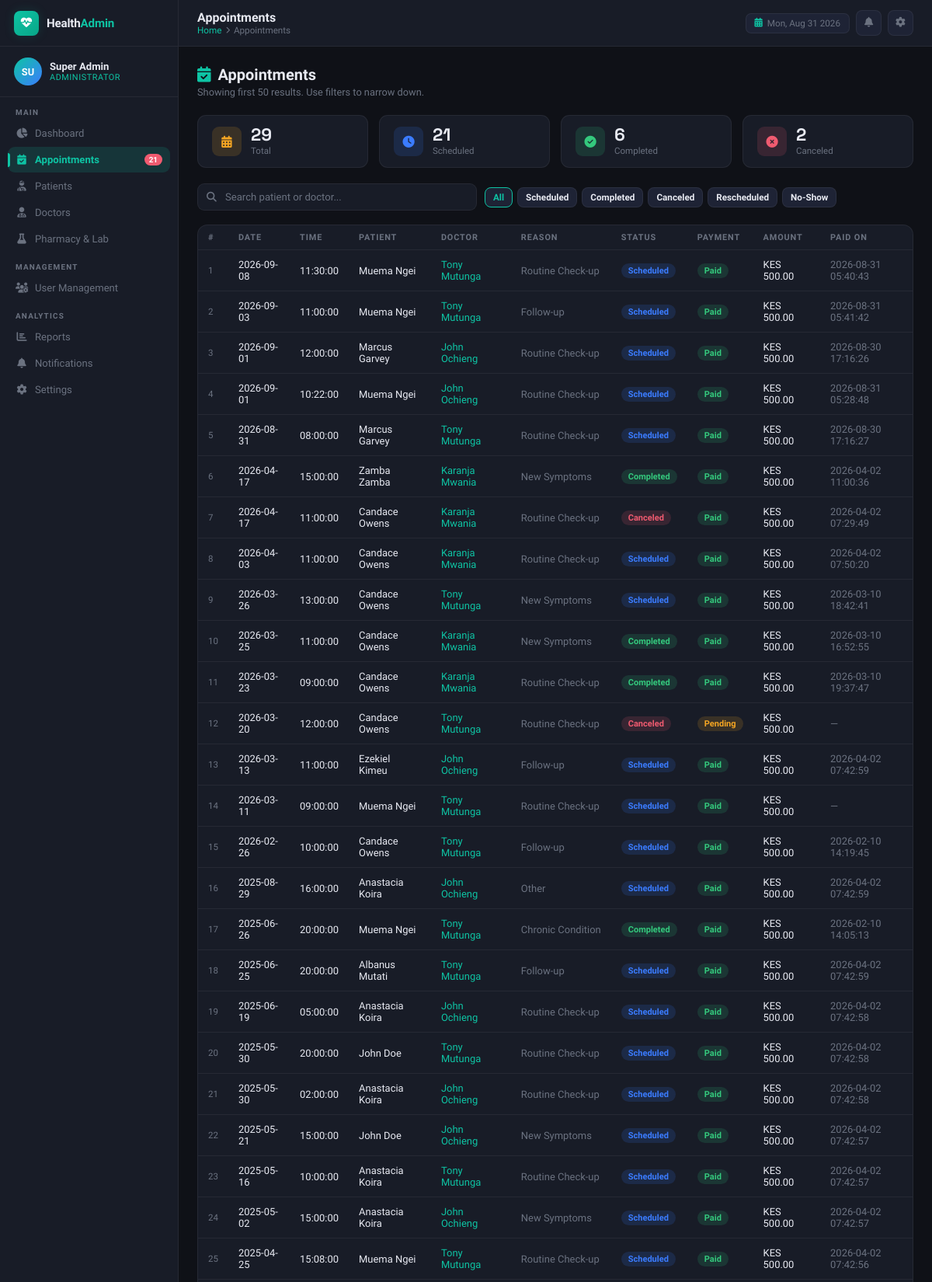
The page /admin/appointments.php (signed in, upper part) on the database its author committed.
### tables this page shows
CREATE TABLE `appointments` (
  `appointment_id` int(11) NOT NULL AUTO_INCREMENT,
  `patient_id` int(11) NOT NULL,
  `doctor_id` int(11) NOT NULL,
  `appointment_date` date NOT NULL,
  `appointment_time` time NOT NULL,
  `status` enum('scheduled','completed','canceled','no_show','rescheduled') NOT NULL DEFAULT 'scheduled',
  `payment_status` enum('pending','paid') DEFAULT 'pending',
  `payment_amount` decimal(10,2) DEFAULT 500.00,
  `payment_date` timestamp NULL DEFAULT NULL,
  `payment_method` varchar(50) DEFAULT NULL,
  `payment_reference` varchar(100) DEFAULT NULL,
  `created_at` timestamp NULL DEFAULT current_timestamp(),
  `updated_at` timestamp NULL DEFAULT NULL,
  `updated_by` int(11) DEFAULT NULL,
  `reason` enum('Routine Check-up','Follow-up','New Symptoms','Chronic Condition','Other') NOT NULL,
  `additional_notes` text DEFAULT NULL,
  `appointment_duration` int(11) NOT NULL DEFAULT 30 COMMENT 'minutes',
  PRIMARY KEY (`appointment_id`),
  UNIQUE KEY `ux_doc_datetime` (`doctor_id`,`appointment_date`,`appointment_time`),
  KEY `patient_id` (`patient_id`),
  KEY `doctor_id` (`doctor_id`),
  KEY `ix_appointments_updated_by` (`updated_by`),
  CONSTRAINT `appointments_ibfk_2` FOREIGN KEY (`doctor_id`) REFERENCES `users` (`user_id`) ON DELETE CASCADE,
  CONSTRAINT `fk_appointments_patient` FOREIGN KEY (`patient_id`) REFERENCES `users` (`user_id`) ON DELETE CASCADE,
  CONSTRAINT `fk_appointments_updated_by` FOREIGN KEY (`updated_by`) REFERENCES `users` (`user_id`) ON DELETE SET NULL
);

CREATE TABLE `users` (
  `user_id` int(11) NOT NULL AUTO_INCREMENT,
  `first_name` varchar(50) DEFAULT NULL,
  `last_name` varchar(50) DEFAULT NULL,
  `full_name` varchar(101) GENERATED ALWAYS AS (concat_ws(' ',`first_name`,`last_name`)) STORED,
  `email` varchar(100) NOT NULL,
  `password_hash` varchar(255) NOT NULL,
  `phone_number` varchar(15) DEFAULT NULL,
  `role` enum('admin','doctor','patient','receptionist') NOT NULL,
  `specialization` varchar(100) DEFAULT NULL,
  `date_of_birth` date DEFAULT NULL,
  `gender` enum('male','female','other') DEFAULT NULL,
  `address` text DEFAULT NULL,
  `created_at` timestamp NULL DEFAULT current_timestamp(),
  PRIMARY KEY (`user_id`),
  UNIQUE KEY `email` (`email`)
);

### admin/appointments.php (the view, shortened to what this page needs)
<?php
require_once "../config/db.php";
$status_filter = $_GET['status'] ?? '';
$search        = trim($_GET['search'] ?? '');
$where_clauses = [];
$where_sql = $where_clauses ? 'WHERE ' . implode(' AND ', $where_clauses) : '';
$sql = "
    SELECT
        a.appointment_id,
        a.appointment_date,
        a.appointment_time,
        a.status,
        a.reason,
        u.full_name  AS patient_name,
        d.full_name  AS doctor_name,
        COALESCE(a.payment_status, 'unpaid') AS payment_status,
        a.payment_amount,
        a.payment_date
    FROM appointments a
    JOIN users     u  ON a.patient_id  = u.user_id
    JOIN users     d  ON a.doctor_id   = d.user_id AND d.role = 'doctor'
    $where_sql
    ORDER BY a.appointment_date DESC, a.appointment_time DESC
    LIMIT 50
";
$stmt = $conn->prepare($sql);
$stmt->execute();
$result = $stmt->get_result();
$rows   = $result->fetch_all(MYSQLI_ASSOC);
$total_q    = $conn->query("SELECT COUNT(*) AS c FROM appointments")->fetch_assoc()['c'];
$sched_q    = $conn->query("SELECT COUNT(*) AS c FROM appointments WHERE status='scheduled'")->fetch_assoc()['c'];
$done_q     = $conn->query("SELECT COUNT(*) AS c FROM appointments WHERE status='completed'")->fetch_assoc()['c'];
$cancel_q   = $conn->query("SELECT COUNT(*) AS c FROM appointments WHERE status='canceled'")->fetch_assoc()['c'];
?>
<!DOCTYPE html>
<html lang="en">
<head>
<?php include "sidebar.php"; ?>
</head>
<body>
<div class="main-wrap">
  <header class="topbar">
    <div>
      <div class="topbar-title">Appointments</div>
      <div class="topbar-crumb"><a href="dashboard.php">Home</a> <i class="fas fa-chevron-right" style="font-size:.55rem"></i> Appointments</div>
    </div>
    <div class="topbar-right">
      <div class="topbar-chip"><i class="fas fa-calendar-alt" style="color:var(--teal)"></i><?php echo date("D, M j Y"); ?></div>
      <a href="notifications.php" class="topbar-icon-btn"><i class="fas fa-bell"></i><?php if($notif_count>0):?><span class="notif-dot"></span><?php endif;?></a>
      <a href="settings.php" class="topbar-icon-btn"><i class="fas fa-cog"></i></a>
    </div>
  </header>
  <main class="page-content">
    <div class="page-header">
      <h2><i class="fas fa-calendar-check"></i> Appointments</h2>
      <p>Showing first 50 results. Use filters to narrow down.</p>
    </div>
    <div class="mini-stats">
      <div class="mini-stat"><div class="mini-stat-icon amber"><i class="fas fa-calendar-alt"></i></div><div><div class="mini-stat-val"><?= $total_q ?></div><div class="mini-stat-lbl">Total</div></div></div>
      <div class="mini-stat"><div class="mini-stat-icon blue"><i class="fas fa-clock"></i></div><div><div class="mini-stat-val"><?= $sched_q ?></div><div class="mini-stat-lbl">Scheduled</div></div></div>
      <div class="mini-stat"><div class="mini-stat-icon green"><i class="fas fa-circle-check"></i></div><div><div class="mini-stat-val"><?= $done_q ?></div><div class="mini-stat-lbl">Completed</div></div></div>
      <div class="mini-stat"><div class="mini-stat-icon rose"><i class="fas fa-circle-xmark"></i></div><div><div class="mini-stat-val"><?= $cancel_q ?></div><div class="mini-stat-lbl">Canceled</div></div></div>
    </div>
    <div class="search-wrap" style="flex-wrap:wrap;gap:10px;">
      <div class="search-input-wrap">
        <input type="text" id="searchInput" placeholder="Search patient or doctor..." value="<?= htmlspecialchars($search) ?>">
      </div>
      <div style="display:flex;gap:6px;flex-wrap:wrap">
        <?php
        $statuses = ['all'=>'All', 'scheduled'=>'Scheduled', 'completed'=>'Completed', 'canceled'=>'Canceled', 'rescheduled'=>'Rescheduled', 'no_show'=>'No-Show'];
        foreach ($statuses as $val => $label):
          $active = ($status_filter === $val || ($val==='all' && !$status_filter)) ? 'active' : '';
        ?>
        <a href="?status=<?= $val ?><?= $search?"&search=".urlencode($search):'' ?>" class="ha-btn ha-btn-ghost ha-btn-sm <?= $active ?>" style="<?= $active?'border-color:var(--teal);color:var(--teal)':'' ?>"><?= $label ?></a>
        <?php endforeach; ?>
      </div>
    </div>
    <div class="ha-card" style="padding:0;overflow:hidden">
      <div style="overflow-x:auto">
      <table class="ha-table" id="apptTable">
        <thead>
          <tr>
            <th>#</th>
            <th>Date</th>
            <th>Time</th>
            <th>Patient</th>
            <th>Doctor</th>
            <th>Reason</th>
            <th>Status</th>
            <th>Payment</th>
            <th>Amount</th>
            <th>Paid On</th>
          </tr>
        </thead>
        <tbody>
          <?php if (empty($rows)): ?>
          <tr><td colspan="10" style="text-align:center;color:var(--muted);padding:32px">No appointments found.</td></tr>
          <?php else: ?>
          <?php foreach ($rows as $i => $r): ?>
          <tr>
            <td style="color:var(--muted);font-size:.72rem"><?= $i+1 ?></td>
            <td style="font-weight:500"><?= htmlspecialchars($r['appointment_date']) ?></td>
            <td><?= htmlspecialchars($r['appointment_time']) ?></td>
            <td><?= htmlspecialchars($r['patient_name']) ?></td>
            <td style="color:var(--teal)"><?= htmlspecialchars($r['doctor_name']) ?></td>
            <td style="color:var(--muted);max-width:160px;white-space:nowrap;overflow:hidden;text-overflow:ellipsis"><?= htmlspecialchars($r['reason'] ?? '—') ?></td>
            <td><span class="ha-badge badge-<?= strtolower($r['status']) ?>"><?= ucfirst($r['status']) ?></span></td>
            <td><span class="ha-badge badge-<?= strtolower($r['payment_status']) ?>"><?= ucfirst($r['payment_status']) ?></span></td>
            <td><?= $r['payment_amount'] ? 'KES '.number_format($r['payment_amount'],2) : '—' ?></td>
            <td style="color:var(--muted)"><?= $r['payment_date'] ?? '—' ?></td>
          </tr>
          <?php endforeach; ?>
          <?php endif; ?>
        </tbody>
      </table>
      </div>
    </div>
  </main>
</div>
</body>
</html>

### rows shown on the page
appointments: appointment_date "2026-09-08", appointment_time "11:30:00", patient.full_name "Muema Ngei", doctor.full_name "Tony Mutunga", reason "Routine Check-up", status "Scheduled", payment_status "Paid", payment_amount "500.00", payment_date "2026-08-31 05:40:43"
appointments: appointment_date "2026-09-03", appointment_time "11:00:00", patient.full_name "Muema Ngei", doctor.full_name "Tony Mutunga", reason "Follow-up", status "Scheduled", payment_status "Paid", payment_amount "500.00", payment_date "2026-08-31 05:41:42"
appointments: appointment_date "2026-09-01", appointment_time "12:00:00", patient.full_name "Marcus Garvey", doctor.full_name "John Ochieng", reason "Routine Check-up", status "Scheduled", payment_status "Paid", payment_amount "500.00", payment_date "2026-08-30 17:16:26"
appointments: appointment_date "2026-09-01", appointment_time "10:22:00", patient.full_name "Muema Ngei", doctor.full_name "John Ochieng", reason "Routine Check-up", status "Scheduled", payment_status "Paid", payment_amount "500.00", payment_date "2026-08-31 05:28:48"
appointments: appointment_date "2026-08-31", appointment_time "08:00:00", patient.full_name "Marcus Garvey", doctor.full_name "Tony Mutunga", reason "Routine Check-up", status "Scheduled", payment_status "Paid", payment_amount "500.00", payment_date "2026-08-30 17:16:27"
appointments: appointment_date "2026-04-17", appointment_time "15:00:00", patient.full_name "Zamba Zamba", doctor.full_name "Karanja Mwania", reason "New Symptoms", status "Completed", payment_status "Paid", payment_amount "500.00", payment_date "2026-04-02 11:00:36"
appointments: appointment_date "2026-04-17", appointment_time "11:00:00", patient.full_name "Candace Owens", doctor.full_name "Karanja Mwania", reason "Routine Check-up", status "Canceled", payment_status "Paid", payment_amount "500.00", payment_date "2026-04-02 07:29:49"
appointments: appointment_date "2026-04-03", appointment_time "11:00:00", patient.full_name "Candace Owens", doctor.full_name "Karanja Mwania", reason "Routine Check-up", status "Scheduled", payment_status "Paid", payment_amount "500.00", payment_date "2026-04-02 07:50:20"
appointments: appointment_date "2026-03-26", appointment_time "13:00:00", patient.full_name "Candace Owens", doctor.full_name "Tony Mutunga", reason "New Symptoms", status "Scheduled", payment_status "Paid", payment_amount "500.00", payment_date "2026-03-10 18:42:41"
appointments: appointment_date "2026-03-25", appointment_time "11:00:00", patient.full_name "Candace Owens", doctor.full_name "Karanja Mwania", reason "New Symptoms", status "Completed", payment_status "Paid", payment_amount "500.00", payment_date "2026-03-10 16:52:55"
appointments: appointment_date "2026-03-23", appointment_time "09:00:00", patient.full_name "Candace Owens", doctor.full_name "Karanja Mwania", reason "Routine Check-up", status "Completed", payment_status "Paid", payment_amount "500.00", payment_date "2026-03-10 19:37:47"
appointments: appointment_date "2026-03-20", appointment_time "12:00:00", patient.full_name "Candace Owens", doctor.full_name "Tony Mutunga", reason "Routine Check-up", status "Canceled", payment_status "Pending", payment_amount "500.00", payment_date "—"
appointments: appointment_date "2026-03-13", appointment_time "11:00:00", patient.full_name "Ezekiel Kimeu", doctor.full_name "John Ochieng", reason "Follow-up", status "Scheduled", payment_status "Paid", payment_amount "500.00", payment_date "2026-04-02 07:42:59"
appointments: appointment_date "2026-03-11", appointment_time "09:00:00", patient.full_name "Muema Ngei", doctor.full_name "Tony Mutunga", reason "Routine Check-up", status "Scheduled", payment_status "Paid", payment_amount "500.00", payment_date "—"
appointments: appointment_date "2026-02-26", appointment_time "10:00:00", patient.full_name "Candace Owens", doctor.full_name "Tony Mutunga", reason "Follow-up", status "Scheduled", payment_status "Paid", payment_amount "500.00", payment_date "2026-02-10 14:19:45"
appointments: appointment_date "2025-08-29", appointment_time "16:00:00", patient.full_name "Anastacia Koira", doctor.full_name "John Ochieng", reason "Other", status "Scheduled", payment_status "Paid", payment_amount "500.00", payment_date "2026-04-02 07:42:59"
appointments: appointment_date "2025-06-26", appointment_time "20:00:00", patient.full_name "Muema Ngei", doctor.full_name "Tony Mutunga", reason "Chronic Condition", status "Completed", payment_status "Paid", payment_amount "500.00", payment_date "2026-02-10 14:05:13"
appointments: appointment_date "2025-06-25", appointment_time "20:00:00", patient.full_name "Albanus Mutati", doctor.full_name "Tony Mutunga", reason "Follow-up", status "Scheduled", payment_status "Paid", payment_amount "500.00", payment_date "2026-04-02 07:42:59"
appointments: appointment_date "2025-06-19", appointment_time "05:00:00", patient.full_name "Anastacia Koira", doctor.full_name "John Ochieng", reason "Routine Check-up", status "Scheduled", payment_status "Paid", payment_amount "500.00", payment_date "2026-04-02 07:42:58"
appointments: appointment_date "2025-05-30", appointment_time "20:00:00", patient.full_name "John Doe", doctor.full_name "Tony Mutunga", reason "Routine Check-up", status "Scheduled", payment_status "Paid", payment_amount "500.00", payment_date "2026-04-02 07:42:58"
appointments: appointment_date "2025-05-30", appointment_time "02:00:00", patient.full_name "Anastacia Koira", doctor.full_name "John Ochieng", reason "Routine Check-up", status "Scheduled", payment_status "Paid", payment_amount "500.00", payment_date "2026-04-02 07:42:58"
appointments: appointment_date "2025-05-21", appointment_time "15:00:00", patient.full_name "John Doe", doctor.full_name "John Ochieng", reason "New Symptoms", status "Scheduled", payment_status "Paid", payment_amount "500.00", payment_date "2026-04-02 07:42:57"
appointments: appointment_date "2025-05-16", appointment_time "10:00:00", patient.full_name "Anastacia Koira", doctor.full_name "Tony Mutunga", reason "Routine Check-up", status "Scheduled", payment_status "Paid", payment_amount "500.00", payment_date "2026-04-02 07:42:57"
appointments: appointment_date "2025-05-02", appointment_time "15:00:00", patient.full_name "Anastacia Koira", doctor.full_name "John Ochieng", reason "New Symptoms", status "Scheduled", payment_status "Paid", payment_amount "500.00", payment_date "2026-04-02 07:42:57"
appointments: appointment_date "2025-04-25", appointment_time "15:08:00", patient.full_name "Muema Ngei", doctor.full_name "Tony Mutunga", reason "Routine Check-up", status "Scheduled", payment_status "Paid", payment_amount "500.00", payment_date "2026-04-02 07:42:56"

### other values the page prints
substr($admin_name ?? 'A', 0, 2) "SU"
$admin_name "Super Admin"
$scheduled_count "21"
$total_q "29"
$sched_q "21"
$done_q "6"
$cancel_q "2"
$label "All"
$label "Scheduled"
$label "Completed"
$label "Canceled"
$label "Rescheduled"
$label "No-Show"
